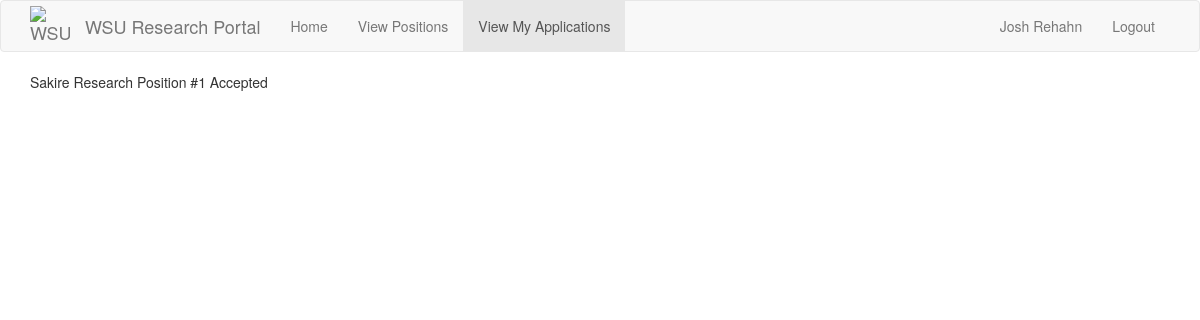
Page /my_applications (signed in) on the committed database.
### src/Model/models.py (models this page shows, shortened)
class User(db.Model, UserMixin):
    __tablename__ = 'user'
    id = db.Column(db.Integer, primary_key=True)
    password_hash = db.Column(db.String(128))
    firstname = db.Column(db.String(100))
    lastname = db.Column(db.String(100))
    email = db.Column(db.String(120),unique = True, index = True)
    phone = db.Column(db.String(11),unique = True)
    user_type = db.Column(db.String(50))
    __mapper_args__ = {
        'polymorphic_identity': 'User',
        'polymorphic_on': user_type
    }

class Position(db.Model):
    id = db.Column(db.Integer, primary_key=True)
    title = db.Column(db.String(32), unique=True)
    description = db.Column(db.String(256))
    accepting_applications = db.Column(db.Boolean)
    start_date = db.Column(db.String(256))
    end_date = db.Column(db.String(256))
    work_load = db.Column(db.Integer) # Time commitment.
    languages = db.relationship(
        'Language',
        secondary = positionLanguages,
        primaryjoin = (positionLanguages.c.position_id == id),
        lazy='dynamic',
        overlaps='languages'
    )
    research_fields = db.relationship(
        'Interest',
        secondary=positionInterests,
        primaryjoin=(positionInterests.c.position_id == id),
        lazy='dynamic',
        overlaps='interests'
    )
    candidates = db.Column(db.Integer) # Stores the ID's of the current candidates for the position.
    applications = db.relationship('Application', backref='position') # A position has multiple applications associated to it.
    professor_id = db.Column(db.Integer, db.ForeignKey('professor.id')) # Every position has one professor associated to it.

class Application(db.Model):
    id = db.Column(db.Integer, primary_key=True)
    date = db.Column(db.DateTime, default=datetime.utcnow)
    status = db.Column(db.String(16))
    statement = db.Column(db.String(500))
    reference = db.Column(db.String(40))
    reference_email = db.Column(db.String(30))
    position_id = db.Column(db.Integer, db.ForeignKey('position.id')) # Every application has one position associated to it.
    student_id = db.Column(db.Integer, db.ForeignKey('student.id')) # Every application has one student associated to it.

### src/Controller/routes.py (the view)
@routes.route("/my_applications", methods=['GET'])
def my_applications():
        if current_user.is_anonymous:
            return render_template("errors/403.html")
        elif current_user.user_type == "Professor":
            return render_template("errors/403.html")
        elif current_user.user_type == "Student":
            pass
        applications = current_user.applications
        applied_positions = []
        apps = {}
        for application in applications: #Get a list of positions
            apps[application] = Position.query.filter_by(id=application.position_id).first()
        return render_template("Application Pages/my_applications.html", title="My Applications", applications = apps, positions = applied_positions)

### app.py (called while the page is built)
@app.context_processor
def inject_request():
    return dict(request=request)

@app.before_request
def initBD(*args, **kwargs):
    if app.got_first_request:
        db.create_all()
        if Language.query.count() == 0:
            languages = ['Java','C', 'Python', 'C++', 'JavaScript', 'HTML', 'CSS']
            for t in languages:
                db.session.add(Language(name=t))
        db.session.commit()
        if Interest.query.count() == 0:
            interests = ['Software Engineering', 'Artificial intelligence', 'Cyber Security', 'Machine Learning', 'Computer Architecture', 'Data Science']
            for t in interests:
                db.session.add(Interest(name=t))
        db.session.commit()

### src/Model/models.py (called while the page is built)
@login.user_loader
def load_user(id):
    return User.query.get(int(id))

### src/View/templates/Application Pages/my_applications.html
{% extends "base.html" %}
{% block app_content %}
<div>
    {% for application in applications %}
    <div>
        {% include 'Application Pages/_application.html' %}
    </div>
    {% endfor %}
</div>
{% endblock %}

### src/View/templates/_navbar.html (shortened to what this page needs)
{% block navbar %}
    <nav class="navbar navbar-default">
        <div class="container">
            <div class="navbar-header">
                <a class="navbar-brand" href="{{ url_for('routes.index') }}" style="display: flex; align-items: center;">
                    <img src="{{ url_for('static', filename='wsu-logo.png') }}" alt="WSU Cougarhead" style="width: 40px; height: 40px">
                    <span style="margin-left: 15px;">WSU Research Portal</span>
                </a>
            </div>
            <div class="collapse navbar-collapse" id="bs-example-navbar-collapse-1">
                <ul class="nav navbar-nav">
                        <li {% if request.path == url_for('routes.index') %}class="active"{% endif %}>
                            <a href="{{ url_for('routes.index') }}">Home</a>
                        </li>
                    {% if current_user.user_type == "Professor" %}
                        <li {% if request.path == url_for('positions.positions') %}class="active"{% endif %}>
                            <a href="{{ url_for('positions.positions') }}">View My Positions</a>
                        </li>
                        <li {% if request.path == url_for('positions.create_position') %}class="active"{% endif %}>
                            <a href="{{ url_for('positions.create_position') }}">Create Position</a>
                        </li>
                    {% elif current_user.user_type == "Student" %}
                        <li {% if request.path == url_for('positions.positions') %}class="active"{% endif %}>
                            <a href="{{ url_for('positions.positions') }}">View Positions</a>
                        </li>
                        <li {% if request.path == url_for('routes.my_applications') %}class="active"{% endif %}>
                            <a href="{{ url_for('routes.my_applications') }}">View My Applications</a>
                        </li>
                    {% endif %}
                </ul>
                <ul class="nav navbar-nav navbar-right">
                    {% if current_user.is_anonymous %}
                    <li><a href="{{ url_for('auth.login') }}">Login</a></li>
                    {% else %}
                    <li><a href="{{ url_for('routes.index') }}">{{ current_user.firstname }} {{ current_user.lastname }}</a></li>
                    <li><a href="{{ url_for('auth.logout') }}">Logout</a></li>
                    {% endif %}
                </ul>
            </div>
        </div>
    </nav>
{% endblock %}

### src/View/templates/Application Pages/_application.html (shortened to what this page needs)
<div>
    {% with position = applications[application] %}
        {{ position.title }}
        {{ application.status}}
    {% endwith %}
</div>

### rows in the picture
User: firstname "Josh", lastname "Rehahn"
Application: status "Accepted"
Position: title "Sakire Research Position #1"
